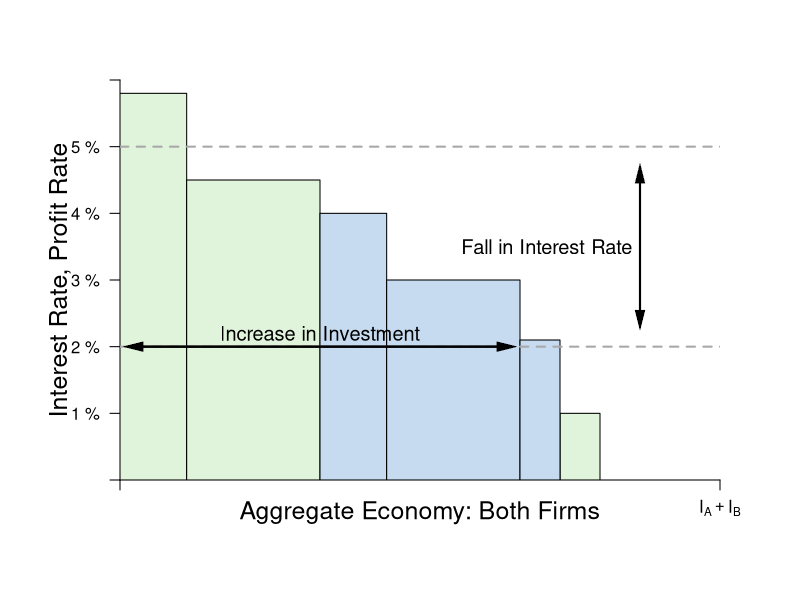

Recreate this plot in R.
# CHANGE COLOR AND TRANSPARENCY OF RECT

require(shape)
pdf(file = "credit/credit_macro_int_B.pdf", width = 9, height = 7)

#Set parameters for graphics
axislabelsize <- 1.5
labelsize <- 1.2
graphlinewidth <- 3
segmentlinewidth <- 2

COL <- c("#7fc97f", "#beaed4", "#fdc086", "#ffff99", "#386cb0", "#f0027f", "#bf5b17", "#666666")
COLA <- c("#e0f3db", "#99d8c9","#66c2a4","#41ae76", "#238b45", "#005824")
COLB <- c("#c6dbef", "#4eb3d3", "#2b8cbe", "#0868ac","#084081")
COLC <- c("#fcfbfd", "#efedf5", "#dadaeb", "#bcbddc", "#9e9ac8", "#807dba", "#6a51a3", "#54278f", "#3f007d")

par(mar =  c(6, 6, 4, 4))

xlims <- c(0, 45)
ylims <- c(0, 30)

npts <- 501 
x <- seq(xlims[1], xlims[2], length.out = npts)
y <- seq(ylims[1], ylims[2], length.out = npts) 
a <- c(46.08, 55, 64)
b <- c(46.08, 55, 64)

plot(0, 0, xlim = xlims, ylim = ylims, type = "n",
     xlab = expression(paste("")),
     ylab = expression(paste("")), 
     xaxt = "n", 
     yaxt = "n", 
     cex.lab = axislabelsize, 
     bty = "n",
     xaxs="i", 
     yaxs="i")

# ticksy <- seq(from = 0, to = ylims[2], by = 2)
# ylabels <- seq(from = 0, to = ylims[2], by = 2)
# ticksx <- seq(from = 0, to = xlims[2], by = 2)
# xlabels <- seq(from = 0, to = xlims[2], by = 2)
ticksy <- c(0, 5, 10, 15, 20, 25, ylims[2])
ylabels <- c(NA, expression(paste("1 %")), expression(paste("2 %")), expression(paste("3 %")), expression(paste("4 %")), expression(paste("5 %")), NA)
ticksx <- c(0, xlims[2])
#ticksx2 <- c(0, 20)
#ticksx3 <- c(25, 45)
xlabels <- c(NA, expression(paste(I[A] + I[B])))


axis(1, at = ticksx, pos = 0, labels = xlabels)
axis(2, at = ticksy, pos = 0, labels = ylabels, las = 1)

npts <- 500 
xx1 <- seq(xlims[1], xlims[2], length.out = npts)

text(-4.5, 0.5*(ylims[2] + ylims[1]), expression(paste("Interest Rate, Profit Rate")), xpd = TRUE, cex = axislabelsize, srt = 90) 
text(0.5*(xlims[2]), -2.5, expression(paste("Aggregate Economy: Both Firms")), xpd = TRUE, cex = axislabelsize) 


# I_A RECT
rect(0, 0, 5, 29,
     col=COLA[1], border=TRUE, lty=1)

rect(5, 0, 15, 22.5,
     col=COLA[1], border=TRUE, lty=1)

rect(33, 0, 36, 5, # width = 3
     col=COLA[1], border=TRUE, lty=1)

# I_B RECT
rect(15, 0, 20, 20, # width = 5
     col=COLB[1], border=TRUE, lty=1)

rect(20, 0, 30, 15, # width = 10
     col=COLB[1], border=TRUE, lty=1)

rect(30, 0, 33, 10.5, # width = 3
     col=COLB[1], border=TRUE, lty=1)


# Segments
segments(0, 10, xlims[2], 10, col = "darkgray", lty = 2, lwd = segmentlinewidth)
segments(0, 25, xlims[2], 25, col = "darkgray", lty = 2, lwd = segmentlinewidth)

# Labels
text(32, 17.5, expression(paste("Fall in Interest Rate")), cex = labelsize)
Arrows(39, 12, 39, 23, col = "black", lty = 1, lwd = 2, arr.type = "triangle", arr.lwd = 0.5)
Arrows(39, 23, 39, 12, col = "black", lty = 1, lwd = 2, arr.type = "triangle", arr.lwd = 0.5)

text(15, 11, expression(paste("Increase in Investment")), cex = labelsize)
Arrows(1, 10, 29, 10, col = "black", lty = 1, lwd = 2, arr.type = "triangle", arr.lwd = 0.5)
Arrows(29, 10, 1, 10, col = "black", lty = 1, lwd = 2, arr.type = "triangle", arr.lwd = 0.5)


dev.off()
